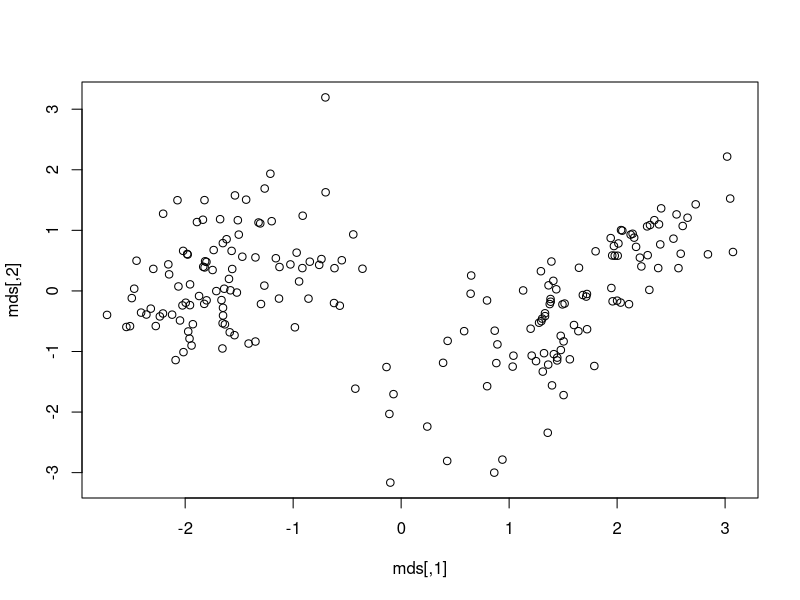

Source code (R):
install.packages("mclust")
library(mclust) 
data(banknote)
banknote
head(banknote) 
bn<-banknote[,-1] 
head(bn) 
#Classical MDS 
selData.dist = dist(bn) 
selData.dist 
mds <-cmdscale(selData.dist)
mds
plot(mds)
